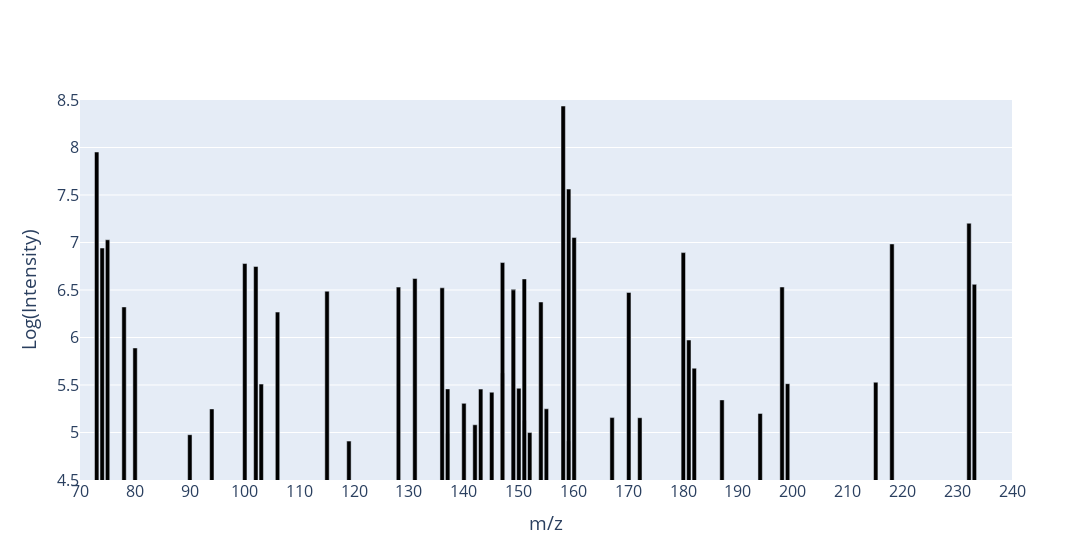

The notebook cell saved with this chart:
### Code cell
fig = go.Figure()

experimental = pd.concat([nicotinic_acid, norleucine])

# Add bar trace for norleucine with exact x positions
fig.add_trace(go.Bar(
    x=experimental['mz'],
    y=experimental['log_intensity'],
    name='Measurement',
    marker_color='black',
    width=0.8  # Increase the bar width
))

# Update layout with specified x and y axis ranges, plot width, and legend position
fig.update_layout(
    xaxis_title='m/z',
    yaxis_title='Log(Intensity)',
    barmode='overlay',  # Use 'stack' to make the plot additive
    xaxis=dict(
        range=[70, 240],  # Set x-axis range
        dtick=10  # Set x-tick interval to 10
    ),
    yaxis=dict(range=[4.5, 8.5]),  # Set y-axis range
    width=1200,  # Set plot width to fit A4 page width (210 mm * 3.78 pixels/mm)
    legend=dict(
        x=1,  # Position legend at the right edge
        y=1,  # Position legend at the top edge
        xanchor='right',  # Anchor legend to the right
        yanchor='top'  # Anchor legend to the top
    ),
    font=dict(size=16)  # Set all font sizes to 12pt
)

fig.show()

### Figure 1 — Plotly figure (JSON) as saved in the notebook; plotly's stock layout.template omitted (floating-point values rounded to 4 significant figures)
{"data": [{"marker": {"color": "black"}, "name": "Measurement", "type": "bar", "width": 0.8, "x": [78.03, 80.05, 90.03, 94.04, 103.1, 106.0, 119.1, 136.1, 137.1, 137.1, 140.0, 142.0, 143.1, 145.1, 147.1, 149.0, 150.0, 151.0, 152.0, 154.1, 155.1, 159.1, 167.1, 172.1, 180.0, 181.1, 182.0, 187.1, 194.1, 198.1, 199.1, 215.1, 304.1, 330.1, 331.1, 332.1, 73.05, 74.05, 75.03, 100.1, 102.1, 115.1, 128.1, 131.1, 147.1, 149.0, 151.0, 158.1, 159.1, 160.1, 170.1, 218.1, 232.2, 233.1], "y": [6.322, 5.89, 4.977, 5.248, 5.51, 6.268, 4.909, 6.523, 4.99, 5.459, 5.307, 5.081, 5.457, 5.424, 5.626, 6.507, 5.466, 5.125, 4.999, 6.374, 5.249, 4.91, 5.157, 5.156, 6.894, 5.974, 5.677, 5.343, 5.201, 6.532, 5.514, 5.529, 4.962, 5.975, 5.033, 4.987, 7.953, 6.942, 7.029, 6.779, 6.748, 6.487, 6.53, 6.621, 6.789, 6.501, 6.617, 8.437, 7.562, 7.052, 6.475, 6.985, 7.203, 6.559]}], "layout": {"barmode": "overlay", "font": {"size": 16}, "legend": {"x": 1, "xanchor": "right", "y": 1, "yanchor": "top"}, "width": 1200, "xaxis": {"dtick": 10, "range": [70, 240], "title": {"text": "m/z"}}, "yaxis": {"range": [4.5, 8.5], "title": {"text": "Log(Intensity)"}}}}
